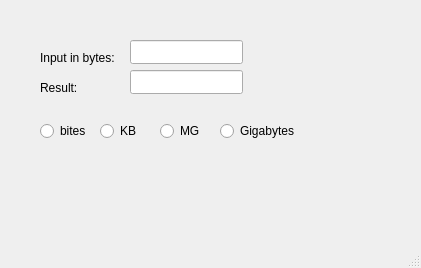
<?xml version="1.0" encoding="UTF-8"?>
<ui version="4.0">
 <class>MainWindow</class>
 <widget class="QMainWindow" name="MainWindow">
  <property name="geometry">
   <rect>
    <x>0</x>
    <y>0</y>
    <width>421</width>
    <height>268</height>
   </rect>
  </property>
  <property name="windowTitle">
   <string>MainWindow</string>
  </property>
  <widget class="QWidget" name="centralwidget">
   <widget class="QLabel" name="label">
    <property name="geometry">
     <rect>
      <x>40</x>
      <y>50</y>
      <width>81</width>
      <height>16</height>
     </rect>
    </property>
    <property name="text">
     <string>Input in bytes:</string>
    </property>
   </widget>
   <widget class="QLabel" name="label_2">
    <property name="geometry">
     <rect>
      <x>40</x>
      <y>80</y>
      <width>49</width>
      <height>16</height>
     </rect>
    </property>
    <property name="text">
     <string>Result:</string>
    </property>
   </widget>
   <widget class="QLineEdit" name="lineEdit">
    <property name="geometry">
     <rect>
      <x>130</x>
      <y>40</y>
      <width>113</width>
      <height>24</height>
     </rect>
    </property>
   </widget>
   <widget class="QLineEdit" name="lineEdit_2">
    <property name="geometry">
     <rect>
      <x>130</x>
      <y>70</y>
      <width>113</width>
      <height>24</height>
     </rect>
    </property>
   </widget>
   <widget class="QRadioButton" name="radioButton">
    <property name="geometry">
     <rect>
      <x>40</x>
      <y>120</y>
      <width>51</width>
      <height>22</height>
     </rect>
    </property>
    <property name="text">
     <string>bites</string>
    </property>
   </widget>
   <widget class="QRadioButton" name="radioButton_2">
    <property name="geometry">
     <rect>
      <x>100</x>
      <y>120</y>
      <width>41</width>
      <height>22</height>
     </rect>
    </property>
    <property name="text">
     <string>KB</string>
    </property>
   </widget>
   <widget class="QRadioButton" name="radioButton_3">
    <property name="geometry">
     <rect>
      <x>160</x>
      <y>120</y>
      <width>41</width>
      <height>22</height>
     </rect>
    </property>
    <property name="text">
     <string>MG</string>
    </property>
   </widget>
   <widget class="QRadioButton" name="radioButton_4">
    <property name="geometry">
     <rect>
      <x>220</x>
      <y>120</y>
      <width>81</width>
      <height>22</height>
     </rect>
    </property>
    <property name="text">
     <string>Gigabytes</string>
    </property>
   </widget>
  </widget>
  <widget class="QMenuBar" name="menubar">
   <property name="geometry">
    <rect>
     <x>0</x>
     <y>0</y>
     <width>421</width>
     <height>21</height>
    </rect>
   </property>
  </widget>
  <widget class="QStatusBar" name="statusbar"/>
 </widget>
 <resources/>
 <connections/>
</ui>
